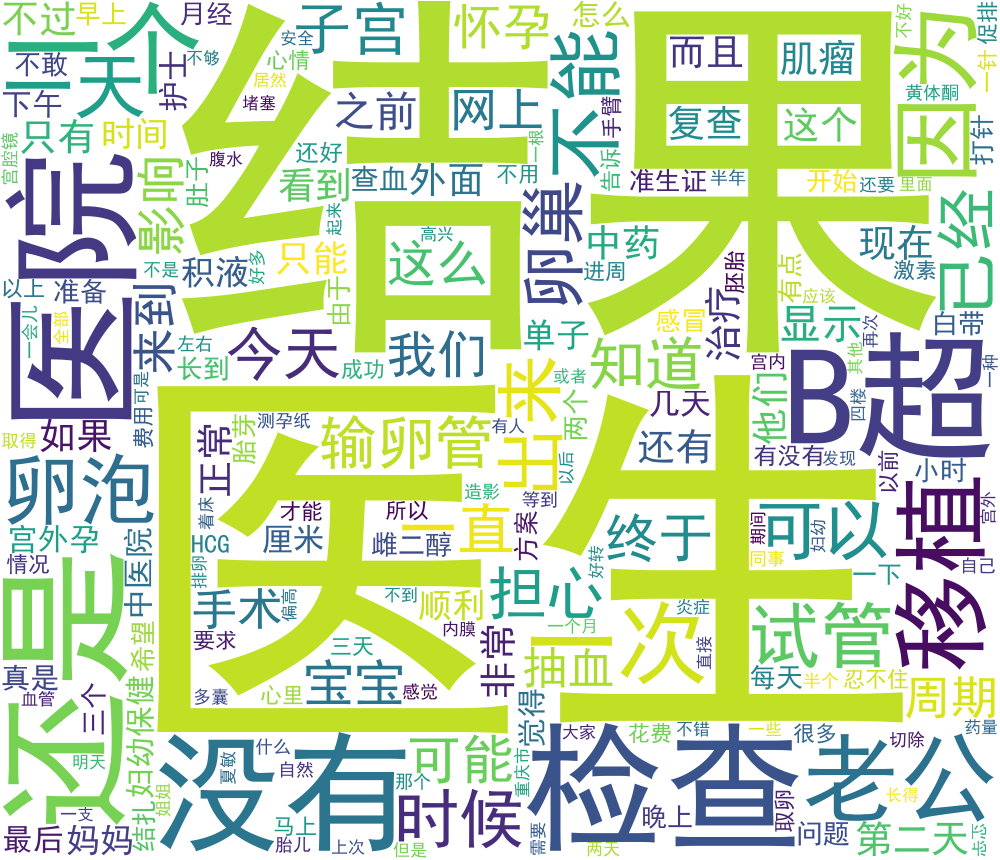
#> input picture tm51/test.png, 1000 x 860 px
$ python -i user_action_report.py   (imports and definitions only)
#> lines starting #> are read from the running program, lines starting #| are printed output that depends on the picture
### tm51/tool.py
# -*- coding: UTF-8 -*-
'''
公共工具
'''
# 公共库
import os
from bs4 import BeautifulSoup as BS
import re


# 私有库


# 提取数据中的指定字段，Data：list，Key_list：list
# [134 lines left out: functions extract_id, get_xml, get_mini, not called in this run]


# 去重
def only_one(List):
    print('开始进行去重操作')
    return list(set(List))


# 新建文件夹
def new_folder(path):
    if not os.path.exists(path):  # 如果文件夹不存在，则新建
        os.makedirs(path)
        # print('新建文件夹%s成功' % path)
    # else:
    # print('文件夹%s已存在' % path)
    return path


# 排出内容人员的用户名
# [93 lines left out: functions out_com, action_to_cn, make_pie, make_bar, dde, not called in this run]


def fenci(txt):
    pass


# 形成3D数据
# [13 lines left out: function for_3d, not called in this run]


# [3 lines that do not run on import are left out]

### tm51/user_action_report.py
# coding=utf-8
"""
关于用户行为统计的各种工具
"""

# 公共库
import os  # 转换内容 ，并提取数据
from datetime import datetime  # 日期处理
import re
import numpy as np  # 计算

# 私有库
from tm51.tool import get_xml,new_folder,action_to_cn,make_pie,dde

"""
# CREATE TABLE `user_action_report` (
#   `id` int(11) unsigned NOT NULL AUTO_INCREMENT,
#   `from_client` int(11) NOT NULL,
#   `client_version` varchar(255) COLLATE utf8mb4_unicode_ci DEFAULT '0' COMMENT '手机系统版本',
#   `app_version` varchar(255) COLLATE utf8mb4_unicode_ci DEFAULT '0' COMMENT 'app版本',
#   `action_type` varchar(50) COLLATE utf8mb4_unicode_ci NOT NULL DEFAULT '' COMMENT '用户行为',
#   `uid` int(11) NOT NULL COMMENT '用户id',
#   `device_id` varchar(255) COLLATE utf8mb4_unicode_ci NOT NULL DEFAULT '' COMMENT '设备id',
#   `info` varchar(255) COLLATE utf8mb4_unicode_ci DEFAULT NULL COMMENT '行为的附加信息',
#   `remote_ip` varchar(255) COLLATE utf8mb4_unicode_ci DEFAULT '' COMMENT 'ip地址',
#   `created_at` timestamp NULL DEFAULT CURRENT_TIMESTAMP ON UPDATE CURRENT_TIMESTAMP COMMENT '创建时间',
#   PRIMARY KEY (`id`)
# ) ENGINE=MyISAM AUTO_INCREMENT=4428820 DEFAULT CHARSET=utf8mb4 COLLATE=utf8mb4_unicode_ci COMMENT='用户行为表';
"""

class_list = [20,50,100,150]  # 根据操作次数分文件夹保存
tops_num = 8  # 设置显示前几名的内容
_split_ = '\t'  # 统计报告的分隔符号
name = 'user_action_report'
path = new_folder('res/%s' % name)
path_device_file = new_folder('%s/%s' % (path,'device'))  # 新建文件夹

list_key = ['id','from_client','client_version','app_version','action_type','uid','device_id','info','remote_ip',
            'created_at']
site_id = list_key.index('id')  # id位置
site_from_client = list_key.index('from_client')  # from_client位置
site_client_version = list_key.index('client_version')  # client_version位置
site_app_version = list_key.index('app_version')  # app_version位置
site_action_type = list_key.index('action_type')  # action_type位置
site_uid = list_key.index('uid')  # uid位置
site_device_id = list_key.index('device_id')  # device_id位置
site_info = list_key.index('info')  # info位置
site_remote_ip = list_key.index('remote_ip')  # remote_ip位置
site_created_at = list_key.index('created_at')  # created_at位置

"""生成txt数据，生成单个用户的文件"""


# [27 lines left out: function get_txt, not called in this run]


def mak_uid_file(data):
    """
    传入数据，用来更新uid文件夹中的文件，重复的内容不会被添加进去
    :rtype: object
    """
    list_uid_times = list()  # 获取非游客用户的UID和操作日期,元素：[('6056857', '2018-09-30')]
    for i in data:
        if i[site_uid] != '0':  # 搜集非游客用户的数据
            _uid = str(i[site_uid])  # 获取用户ID
            _date = str(datetime.strptime(i[site_created_at],"%Y-%m-%d %H:%M:%S").date())  # 获取操作日期

            _i = (_uid,_date)
            list_uid_times.append(_i)  # 添加记录
    list_uid_times = list(set(list_uid_times))  # 去重，使得每个ID一天只有一条记录
    print('本月注册用户登录天/次：%s' % len(list_uid_times))

    list_uid = list()  # 本月登录的uid列表，元素：['6056842']
    for i in list_uid_times:
        list_uid.append(i[0])
    list_uid = list(set(list_uid))  # 去重，uid清单
    print('本月活跃的注册用户:%s' % len(list_uid))
    # print('本月活跃的注册用户:%s' % list_uid)

    list_file = {}  # 获取uid文件夹内列表,元素：{'6058256': '01-6058256-苹果'}
    path_file = new_folder('res/%s/%s' % (name,'uid'))  # 新建文件夹
    for i in os.listdir(path_file):
        if '.' not in i:  # 排除系统文件
            _i = i.split(r'-')
            list_file[_i[1]] = i
    # print(r'文件列表：%s' % list_file)

    _plan = 0  # 统计更新进度

    for _k in list_uid:  # 遍历list_uid，获取每个uid的行动，并保存在txt文件中
        data_uid_new = list()  # 获取uid对应的数据，元素：id、时间、操作
        _client = ''  # 判断用户的手机类型
        for i in data:
            if i[site_uid] == _k:
                _id = i[site_id]
                _action_type = action_to_cn(i[site_action_type])
                _created_at = i[site_created_at]
                data_uid_new.append((int(_id),_created_at,_action_type))  # 获取元组

                if i[site_client_version].isdigit():  # 判断用户的手机类型
                    _client = '安卓'
                else:
                    _client = '苹果'
        # print(r'手机型号：%s'%_client)

        data_uid_old = []  # 如果有旧文件，则提取内容，并删除文件
        if _k in list_file:
            _path = r'%s/%s' % (path_file,list_file[_k])
            with open(_path,'r') as file:  # 提取文件内容
                _file = file.read().strip('\n').split(u'\n')
                # print(r'_file:%s' % _file)
                for i_file in _file:
                    _i_file = i_file.split(u'\t')
                    data_uid_old.append((int(_i_file[0]),_i_file[1],_i_file[2]))
            # print(r'有原文件:%s' % data_uid_old)
            os.remove(_path)  # 删除文件
        _v_data_uid_old = len(data_uid_old)  # 旧文件内容的动作条数，用于对比新文件是否有变化

        data_uid = data_uid_old + data_uid_new
        data_uid = list(set(data_uid))  # 去重
        _v_data_uid = len(data_uid)  # 新文件内容的动作条数，用于对比新文件是否有变化
        data_uid.sort()  # 排序

        login_times = []  # 获取用户的登录日期，用于命名文件
        for i in data_uid:
            _i = str(datetime.strptime(i[1],"%Y-%m-%d %H:%M:%S").date())
            login_times.append(_i)
            login_times = list(set(login_times))  # 去重,只剩下登录日期

        with open('%s/%03d-%s-%s' % (path_file,len(login_times),_k,_client),'w',encoding='utf-8') as file:  # 保存文件
            for i in data_uid:  # 遍历数据表，符合条件，则添加到_one_list
                file.write(u'%s\t%s\t%s\r' % (i[0],i[1],i[2]))  # 写入数据

        if _v_data_uid > _v_data_uid_old:  # 如果新增
            _v = '有新增'
        elif _v_data_uid == _v_data_uid_old:  # 如果相等
            _v = '无新增'
        else:
            _v = '异常'

        _plan += 1
        print(r'更新进度 (%s/%s): %03d-%s-%s %s' % (_plan,len(list_uid),len(login_times),_k,_client,_v))

    path_report = r'res/user_action_report/月份用户报告.txt'  # 生成月份报告
    if not os.path.exists(path_report):  # 如果没有文件，创建文件，增加表头
        with open(path_report,'w') as file:
            file.write('年月\t活跃用户数\t登录天/次')
    with open(path_report,'a+') as file:
        _file = '\r%s\t%s\t%s' % (list_uid_times[0][1][:7],len(list_uid),len(list_uid_times))
        file.write(_file)


# [89 lines left out: function make_device_file, not called in this run]


"""获取搜索列表"""


# 获取所有设备列表，元素：['001_6F76FB62-3C7D-4060-92E9-68CCDC427786']
# [83 lines left out: functions _get_list_all_device, _get_list_visitor, _get_list_few_day, not called in this run]


"""统计"""


# 传入列表，统计每个操作的次数/统计帖子详情前页面的次数
class show_view_time:
    # [142 lines left out: functions __init__, main, list_every_action, all_action, last_action, count_one_percent, not called in this run]


"""小工具"""


# 查找uid所使用的设备号，返回包含此uid的设备列表
# [56 lines left out: functions find_device, see_device, show_home_times, not called in this run]


"""待整理"""


# 针对消息按钮，统计消息按钮是游客用户的第几次点击操作
# [350 lines left out: functions count_site_news, create_report, outside_date, report_for_days_by_device_id, updata_file, not called in this run]


# [15 lines not run here, left out]

    ## 提取只登录过一天的设备，并生成报告文件
    # a = _get_list_few_day() # 获取只登录一天的用户列表
    # b = show_view_time(a).last_action
    # make_pie(b[:6])

    # a = count_one_percent('首页-专题',_get_list_all_device())
    # show_home_times()

    # a = count_one_percent('首页-悬浮按钮',_get_list_all_device())
    # a = count_one_percent('帖子详情',_get_list_all_device())

    # find_device(216740)  # 找到登录过此用户的设备，确认一个用户用多少设备在使用，从而明确用户的粘性
    # _example = ['001_0A1E920F-ECF5-4A2D-A58D-DC20BAD39596','001_0DDB58A4-A050-46FA-BA08-230E2E33AE8C']
    #
    # see_device(_example)  # 查看单个设备的情况
    #
    # count_one_percent('首页',_example)

    # device_last()
    # # 输入区间，将只上线一天的设备统计并报告
    # TAB = [20,50,100,1000]
    # report_for_days_by_device_id(TAB)

    # create_report()  # 生成统计报告
    #
    # key = '社区首页'
    # trend_key(key)
    #
    # outside_date()  # 不区分日期，统计ID的行为频率

    # data=make_txt()  # 获取文件
    # mak_uid_file(data)  # 生成uid文件

>>> import cv2
>>> picture = cv2.imread('test.png', cv2.IMREAD_GRAYSCALE)
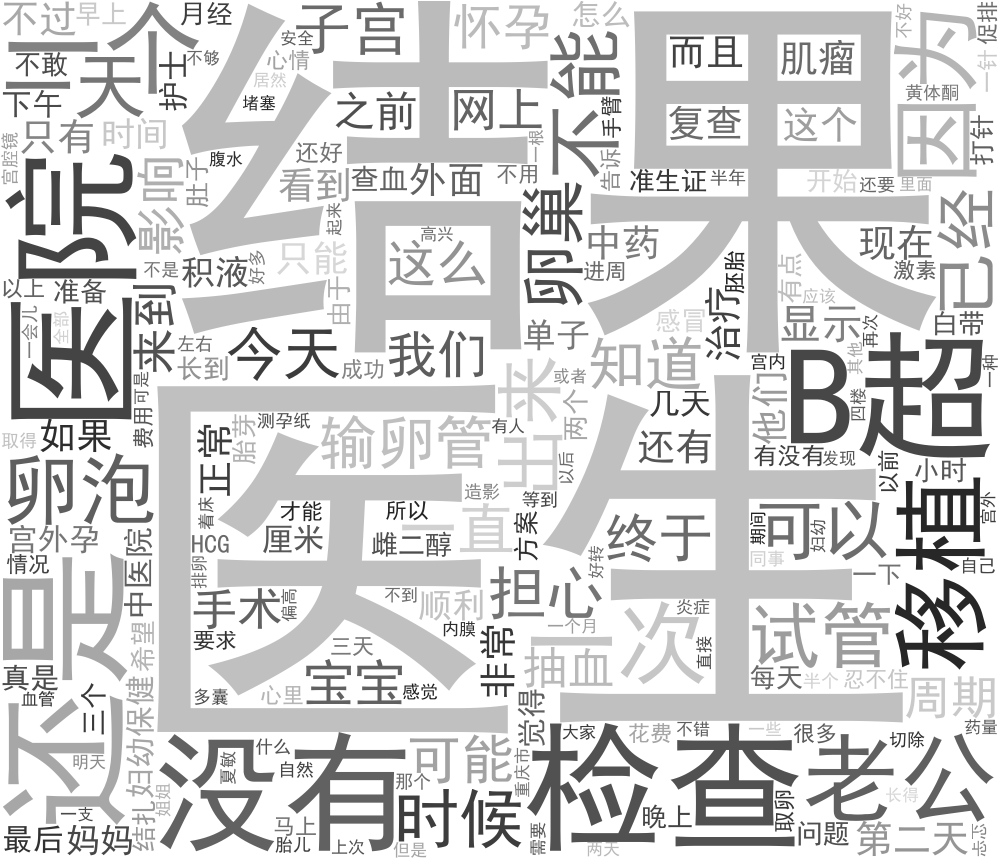
#> picture: shape (860, 1000); min 30, max 255, mean 211.1
#> the loop in mak_uid_file, `for i in data:` made 1 pass
#> after the loop in mak_uid_file, `for i in data:`: list_uid_times = []
#> (the run stopped early here; a loop or call above may not have finished)
